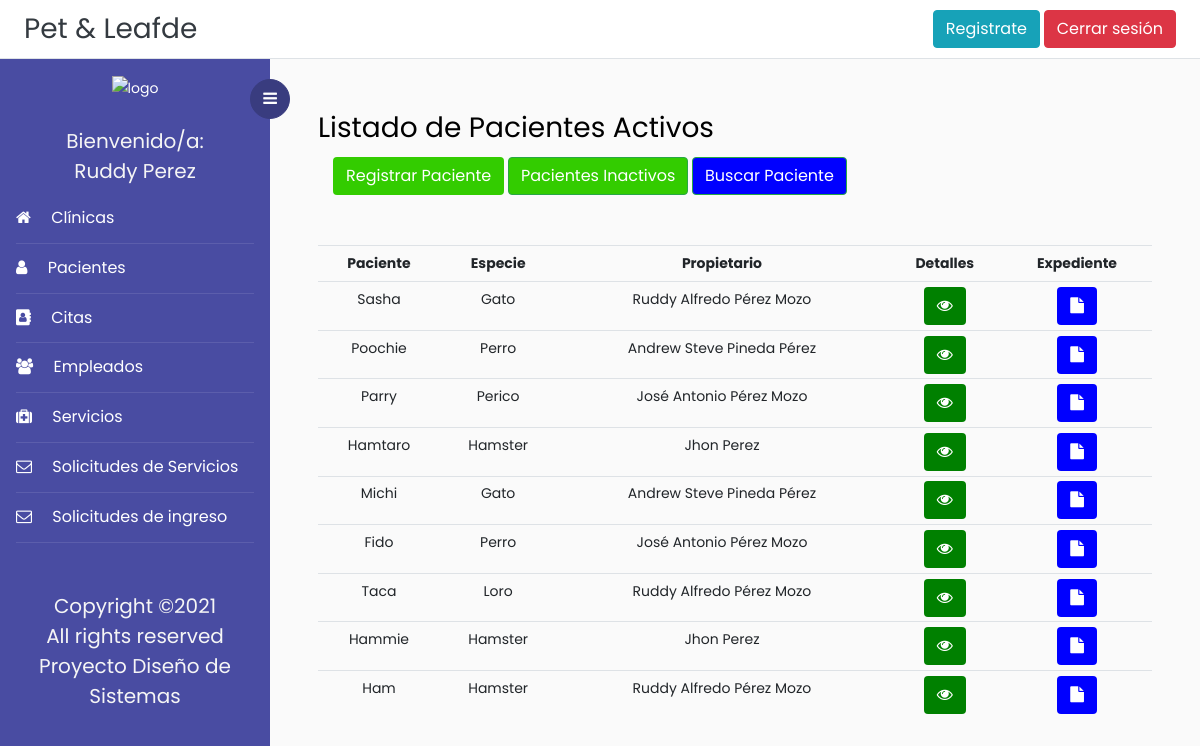
The page /listadoPacientes/ (signed in) on the database as committed earlier.
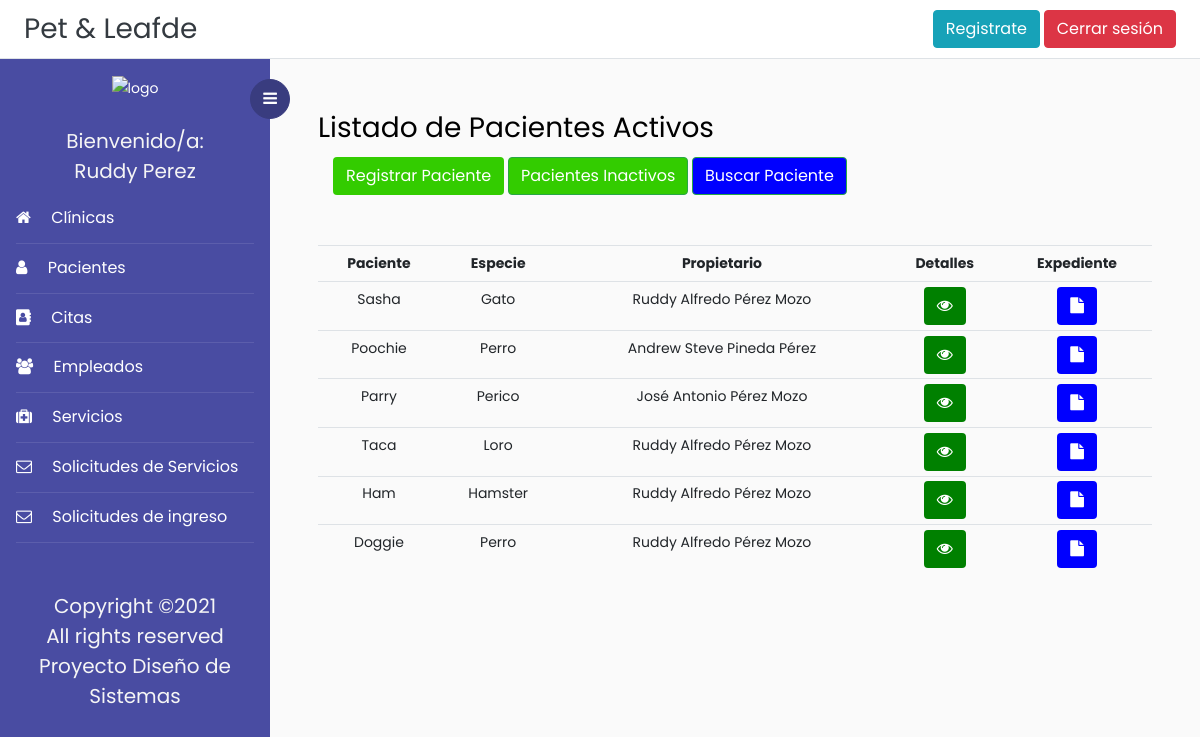
The same page on the database as committed later.
### Veterinaria/models.py (models this page shows, shortened)
class Paciente(models.Model):
    id = models.AutoField(primary_key=True)
    foto = models.ImageField(upload_to='fotos', null = True)
    nombrePac = models.CharField(max_length=50,help_text="", validators=[solo_Letras])
    SEXO = (('m','Macho'),('h', 'Hembra'))# Estructura para la selección del sexo del paciente
    sexo = models.CharField(max_length=10, choices=SEXO, blank=True, help_text='')
    especie = models.CharField(max_length=50, help_text="", validators=[solo_Letras])
    raza = models.CharField(max_length=50,help_text="", validators=[solo_Letras])
    color = models.CharField(max_length=50,help_text="", validators=[solo_Letras])
    fechaNacimPac = models.DateField(null=False, blank=True, validators=[validar_Fecha])
    observaciones = models.CharField(max_length=500, null = True, blank=True)
    fechaInscrip = models.DateField(auto_now_add = True)# fecha de inscripcion del paciente
    personaInscrip = models.CharField(max_length=70,help_text="", validators=[solo_Letras])
    activo = models.BooleanField(blank=True,  default=1)
    propietario = models.ForeignKey('Propietario', on_delete = models.SET_NULL, null=True)

class Propietario(models.Model):
    dui = models.CharField(max_length=10, help_text="########-#", primary_key=True,validators=[formato_Dui])
    nombre = models.CharField(max_length=100, validators=[solo_Letras])
    apellido = models.CharField(max_length=100, validators=[solo_Letras])
    fechaNacim = models.DateField(validators=[validar_Fecha])
    edad = models.IntegerField(help_text="Se calculará automaticamente",validators=[solo_Numeros])
    direccion = models.CharField(max_length=100,help_text="Calle, Colonia, Cantón ...")
    departamento = models.ForeignKey('Departamento', on_delete = models.SET_NULL, null=True)
    municipio = models.ForeignKey('Municipio', on_delete = models.SET_NULL, null=True)
    correo = models.CharField(max_length=50,help_text="")
    telefono = models.CharField(max_length=9,help_text="####-####",validators=[formato_Telefono])

### Veterinaria/views.py (the view)
# urls.py: path('listadoPacientes/', login_required(ListadoPacientes.as_view()), name='listado_pacientes'),
class ListadoPacientes(ListView):
    model = Paciente
    template_name = 'Plantillas/listadoPacientes.html'
    context_object_name = 'pacientes'

### Veterinaria/templates/Plantillas/listadoPacientes.html (shortened to what this page needs)
{% extends 'base.html' %}
{% block content %}
<h3>Listado de Pacientes Activos</h3>
<div class="container">
	<div>
		<button onclick="return abrir_modal('{% url 'tipo_registro'%}')"  style="color:white; background-color:#33CC00" class="btn btn-successtn">Registrar Paciente</button>
		<a href="{% url 'pacientes_inactivos' %}" class="btn btn-success" style="color:white; background-color:#33CC00">
  		Pacientes Inactivos</a>
		<a href="{% url 'buscar_paciente' %}" class="btn btn-success" style="color:white; background-color:blue">
  		 Buscar Paciente</a>
	</div>
</div>
<br>
<br>
	<table  class="table table-sm">
		<tr style="text-align: center">
			<th style="text-align: center">Paciente</th>
			<th style="text-align: center">Especie</th>
			<th style="text-align: center">Propietario</th>
			<th style="text-align: center">Detalles</th>
			<th style="text-align: center">Expediente</th>
		</tr>
		{% for p in pacientes %}
			{% if p.activo == 1 %}
			<tr>
				<td style="text-align: center">
					<div>{{p.nombrePac}}</div>
				</td>
				<td style="text-align: center">
					{{p.especie}}
				</td>
				<td style="text-align: center">
					{{p.propietario.nombre}}
					{{p.propietario.apellido}}
				</td>
				<td style="text-align:center;">
					<a href="{% url 'detalle_paciente' p.pk %}" class="btn"  style="color:white; background-color:green"><i class="fa fa-eye" aria-hidden="true"></i></a>
				</td>
				<td style="text-align:center;">
					<a href="{% url 'expediente' p.pk %}" class="btn"  style="color:white; background-color:blue"><i class="fa fa-file" aria-hidden="true"></i></a>
				</td>
			</tr>
			{% endif %}
		{% endfor %}
	</table>
{% endblock content%}

Rows that differ between the two databases and show on the page:
removed Paciente: nombrePac "Hamtaro", especie "Hamster", propietario.nombre "Jhon", propietario.apellido "Perez"
removed Paciente: nombrePac "Michi", especie "Gato", propietario.nombre "Andrew Steve", propietario.apellido "Pineda Pérez"
removed Paciente: nombrePac "Fido", especie "Perro", propietario.nombre "José Antonio", propietario.apellido "Pérez Mozo"
removed Paciente: nombrePac "Hammie", especie "Hamster", propietario.nombre "Jhon", propietario.apellido "Perez"
added Paciente: nombrePac "Doggie", especie "Perro", propietario.nombre "Ruddy Alfredo", propietario.apellido "Pérez Mozo"
